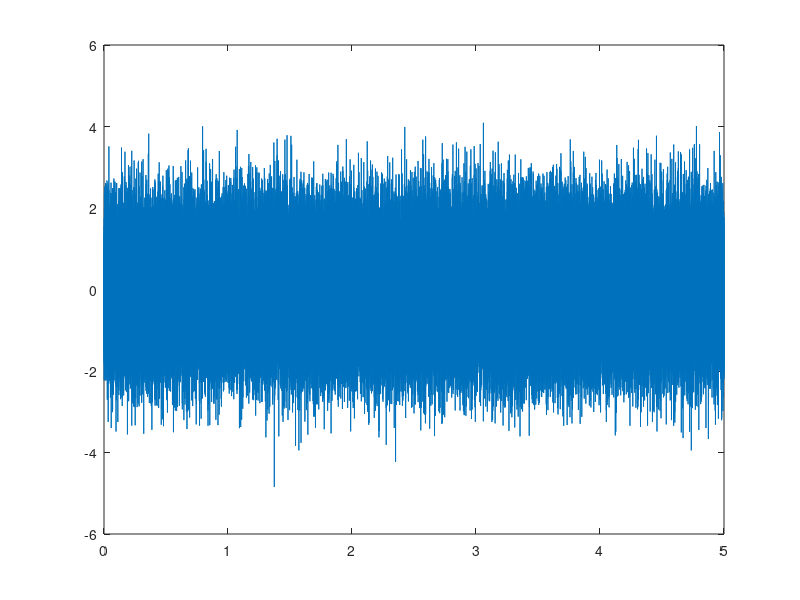

Source code (MATLAB):
close all;
clear;
clc;

NoiseFs = 22050;    % sampling frequency
NoiseDur = 5;       % duration
t = linspace(0,NoiseDur,NoiseFs*NoiseDur);
noise = randn(1,length(t));
plot(t,noise);



